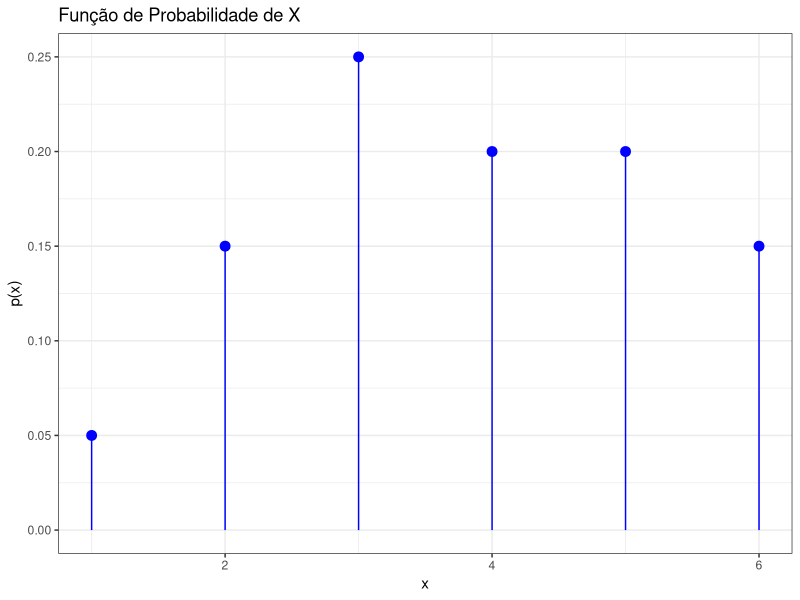

Generate this figure with R:
## ---- chunk 1
##| warning: false
## require é uma função "all in one", ou seja, realiza todo o processo de instalação e ativação do pacote
require(readxl) ## Leitura de bases de dados .xlsx
require(dplyr) ## Manipulação de bases de dados
require(ggplot2) ## Abordagem gráfica
## ---- chunk 2
###### Criando os dados
PMF = data.frame(x = 1:6, 
                 prob = c(0.05,0.15,0.25,0.2,0.2,0.15))

###### Gráfico de pontos com segmentos
ggplot(PMF, aes(x = x, y = prob)) +
     geom_point(color = "blue", size = 3) + 
     geom_segment(aes(xend = x, yend = 0), color = "blue") +
     labs(title = "Função de Probabilidade de X",
          x = "x",
          y = "p(x)")+
      theme_bw() 
